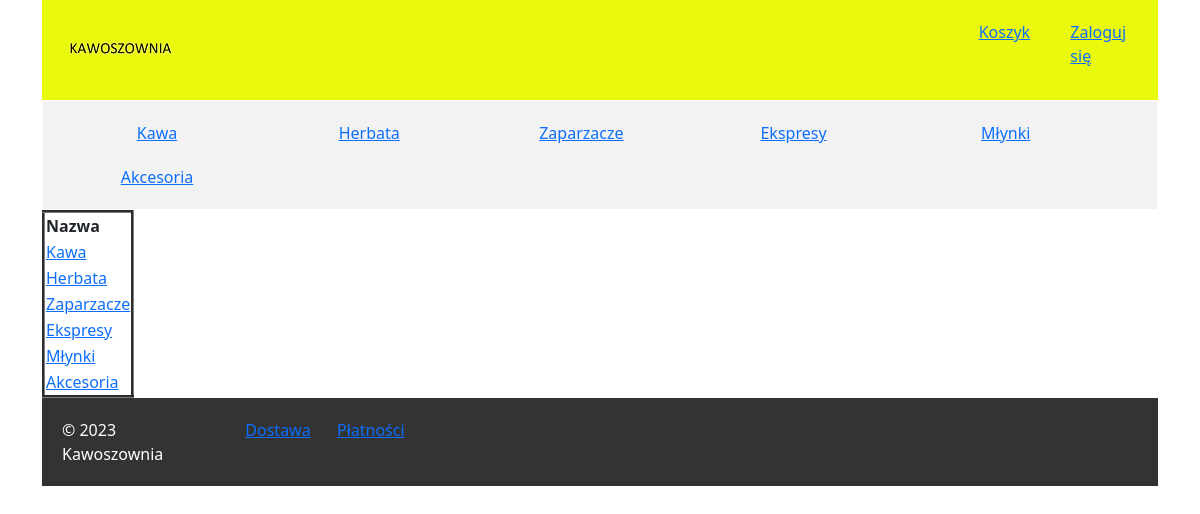
The page /category/ on the database its author committed.
### mysite/models.py (models this page shows)
class Category(models.Model):
    name = models.CharField('Nazwa', max_length=50, unique=True)
    def __str__(self):
        return f'{self.name}'

### mysite/views.py (the view)
# urls.py: path('category/', views.CategoryPageView.as_view(), name="category"),
class CategoryPageView(ListView):
    model = Category
    template_name = 'mysite/category/category_list.html'

### mysite/context_processors.py (called while the page is built)
def categories(request):
    return {
        'categories': Category.objects.all()
    }

### mysite/templates/mysite/category/category_list.html (shortened to what this page needs)
{% extends 'base.html' %}
{% block content %}
<table border="3px">
    <thead>
        <tr>
            <th>
                Nazwa
            </th>
        </tr>
    </thead>
    <tbody>
        {% for category in category_list %}
            <tr>
                {% if user.is_superuser %}
                    <td>
                        <a href="/category/{{category.id}}/">{{category}}</a>
                    </td>
                    <td>
                        <a href="/category/{{category.id}}/update/">Edytuj </a>
                        <a href="/category/{{category.id}}/delete/">Usuń </a>
                    </td>
                {% else %}
                    <td>
                        <a href="/?category={{category.id}}">{{category}}</a>
                    </td>
                {% endif %}
            </tr>
        {% endfor %}
    </tbody>
</table>
{% endblock %}

### ecommerce/templates/base.html (shortened to what this page needs)
{% load static %}
<!DOCTYPE html>
<html>
  <head>
    <link rel="stylesheet" href="{% static 'assets/css/style.css' %}">
    <link href="https://cdn.jsdelivr.net/npm/bootstrap@5.2.3/dist/css/bootstrap.min.css" rel="stylesheet">
  </head>
  <body class="container">
    <header>
      <div class="row">
        <div class="col">
          <a href="/"><img src="{% static 'assets/img/logo.jpg' %}"></a>
        </div>
        <div class="col-1">
          <a href="/order_detail/"> Koszyk </a>
        </div>
        <div class="col-1">
          {% if user.is_authenticated %}
            <div>
              <a href="/accounts/logout/"> Wyloguj się </a>
            </div>
          {% else %}
            <div>
              <a href="/accounts/login/"> Zaloguj się </a>
            </div>
          {% endif %}
        </div>
    </header>
    <nav>
      <ul>
        {% for category in categories %}
          <li class="text-center" style="width: 208px;"><a href="/?category={{category.id}}"> {{category}} </a></li>
        {% endfor %}
      </ul>
    </nav>
    {% block content %}{% endblock %}
    <footer>
      <div class="row">
        <div class="col-2">
          &copy; 2023 Kawoszownia
        </div>
        <div class="col-1">
          <a href="/delivery/"> Dostawa </a>
        </div>
        <div class="col-1">
          <a href="/payment/"> Płatności </a>
        </div>
      </div>
    </footer>
  </body>
</html>

### ecommerce/static/assets/css/style.css (style rules this page uses)
header { background-color: rgb(234, 250, 13); color: #ccc; padding: 20px; }
nav { background-color: #f2f2f2; border: 1px solid white; padding: 10px; }
nav ul { list-style-type: none; margin: 0; padding: 0; }
nav li { display: inline-block; }
nav a { display: block; padding: 10px; }
footer { background-color: #333; color: white; padding: 20px; }

### rows shown on the page
Category: name "Kawa"
Category: name "Herbata"
Category: name "Zaparzacze"
Category: name "Ekspresy"
Category: name "Młynki"
Category: name "Akcesoria"
